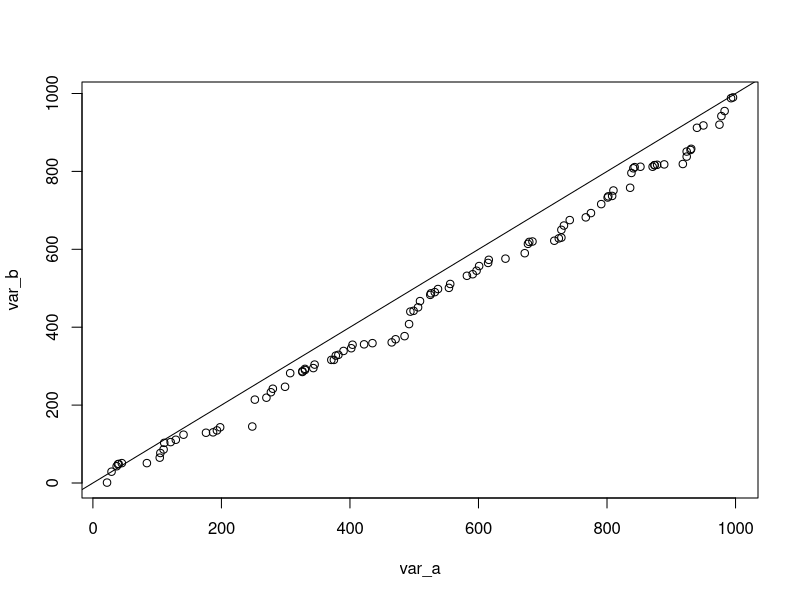
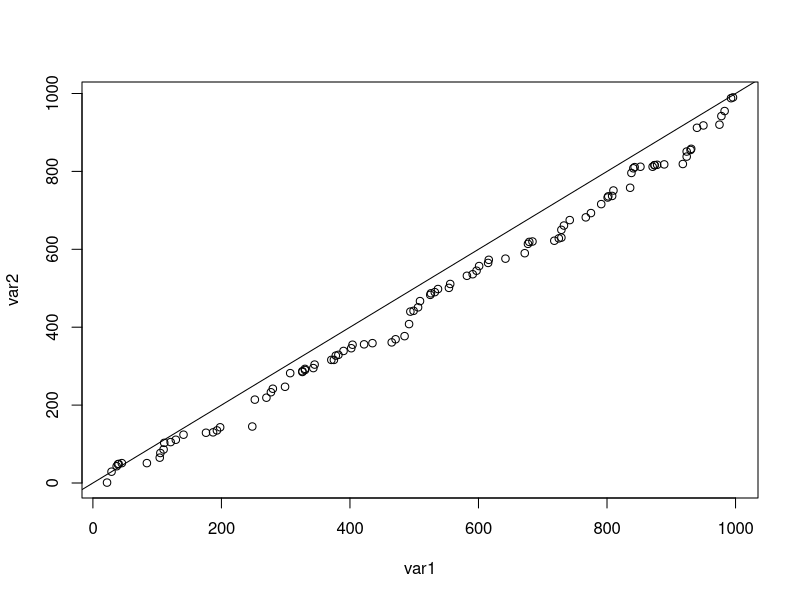

Here is the R script that generated these plots, in order:
#qqplot
#quantile is a "line" which divides the datapoints into equally sized groups
#for example percentiles are quantiles which divide the data into 100 equally sized groups
#built in qq plot
set.seed(1)
population<-seq(1,1000,1)
var_a<-sample(population,size=100,replace=TRUE)
var_b<-sample(population,size=100,replace=TRUE)
qqplot(var_a,var_b)
abline(0,1)

#diy qqplot<-sort the variables and then plot them
var1<-sort(var_a,decreasing=FALSE)
var2<-sort(var_b,decreasing=FALSE)
plot(var1,var2)
abline(0,1)
